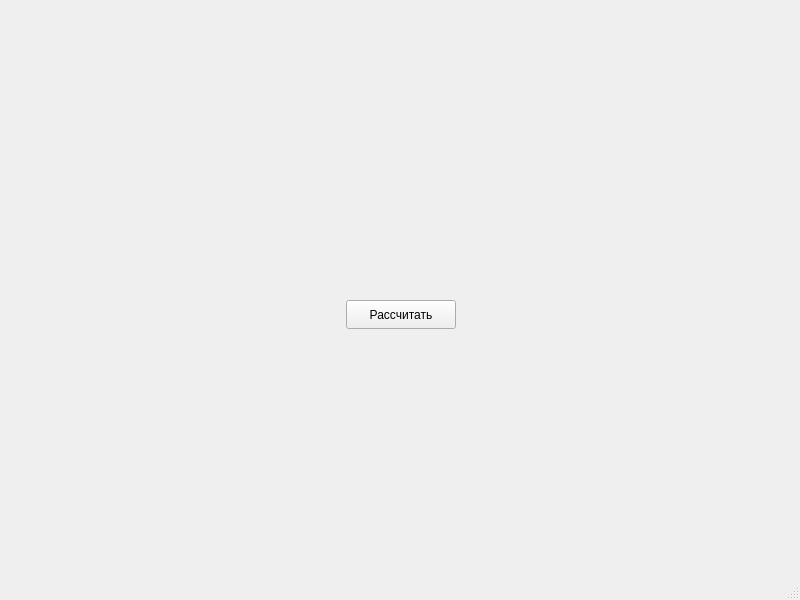
<?xml version="1.0" encoding="UTF-8"?>
<ui version="4.0">
 <class>MainWindow</class>
 <widget class="QMainWindow" name="MainWindow">
  <property name="geometry">
   <rect>
    <x>0</x>
    <y>0</y>
    <width>800</width>
    <height>600</height>
   </rect>
  </property>
  <property name="windowTitle">
   <string>MainWindow</string>
  </property>
  <widget class="QWidget" name="centralwidget">
   <widget class="QPushButton" name="pushButton">
    <property name="geometry">
     <rect>
      <x>346</x>
      <y>300</y>
      <width>110</width>
      <height>29</height>
     </rect>
    </property>
    <property name="text">
     <string>Рассчитать</string>
    </property>
   </widget>
   <widget class="QLabel" name="label">
    <property name="geometry">
     <rect>
      <x>226</x>
      <y>230</y>
      <width>350</width>
      <height>20</height>
     </rect>
    </property>
    <property name="text">
     <string/>
    </property>
    <property name="alignment">
     <set>Qt::AlignmentFlag::AlignCenter</set>
    </property>
   </widget>
   <widget class="QLabel" name="label_2">
    <property name="geometry">
     <rect>
      <x>226</x>
      <y>265</y>
      <width>350</width>
      <height>20</height>
     </rect>
    </property>
    <property name="text">
     <string/>
    </property>
    <property name="alignment">
     <set>Qt::AlignmentFlag::AlignCenter</set>
    </property>
   </widget>
  </widget>
  <widget class="QMenuBar" name="menubar">
   <property name="geometry">
    <rect>
     <x>0</x>
     <y>0</y>
     <width>800</width>
     <height>26</height>
    </rect>
   </property>
  </widget>
  <widget class="QStatusBar" name="statusbar"/>
 </widget>
 <resources/>
 <connections/>
</ui>
